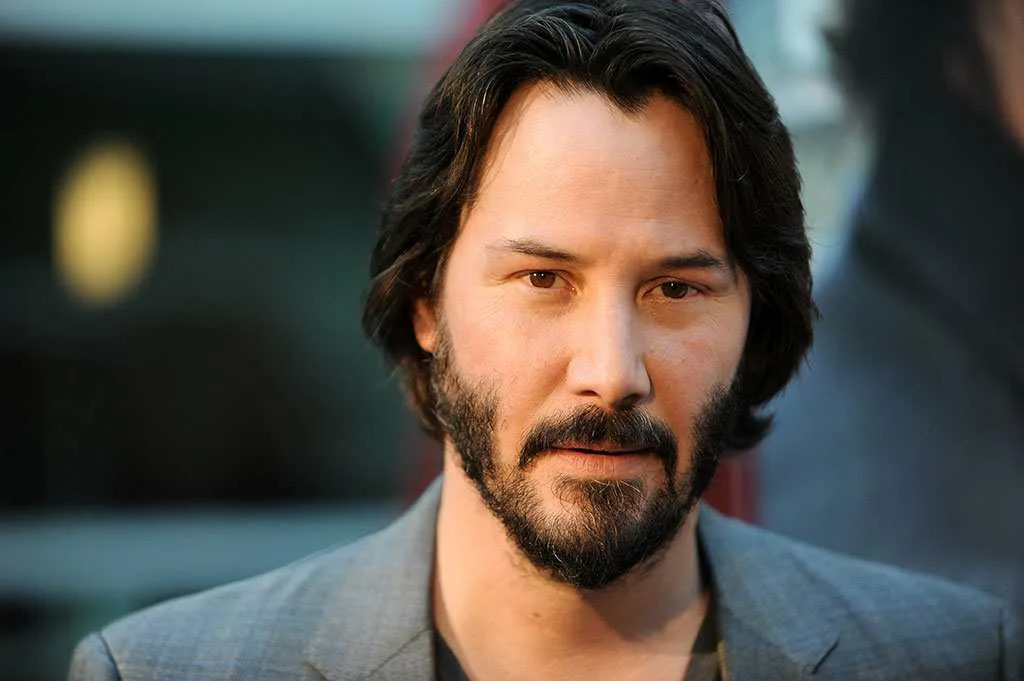
#> input picture face-blur-lab/images/actor.jpg, 1024 x 681 px, found by its file name; the run also reads 1 picture not shown here
$ python main.py
#> lines starting #> are read from the running program, lines starting #| are printed output that depends on the picture; after the words box and inside, x2 and y2 are one past the last pixel; in counts of white or black regions, pixels touching at a corner belong together
import cv2
import numpy as np
from PIL import Image

# ---------- Настройки ----------
INPUT_IMAGE = "images/actor.jpg"
SUNGLASSES_PNG = "images/sunglasses.png"
OUTPUT_NO_GLASSES = "images/result_blur_no_glasses.jpg"
OUTPUT_WITH_GLASSES = "images/result_blur_with_glasses.jpg"

# Параметры овала относительно прямоугольника лица
ELLIPSE_SCALE_X = 1.05
ELLIPSE_SCALE_Y = 1.20
ELLIPSE_SHIFT_Y = 0.05

# Параметры кружков глаз
EYE_RADIUS_FACTOR = 0.25

# Размытие
BLUR_KSIZE = (55, 55)
BLUR_SIGMA = 0

def load_cascade(name):
    path = cv2.data.haarcascades + name
    cascade = cv2.CascadeClassifier(path)
    if cascade.empty():
        raise RuntimeError(f"Не найден каскад {name} по пути {path}")
    return cascade

face_cascade = load_cascade("haarcascade_frontalface_default.xml")
eye_cascade  = load_cascade("haarcascade_eye.xml")

def overlay_transparent(bg_bgr, overlay_rgba, x, y, overlay_w=None, overlay_h=None):
    img = Image.fromarray(cv2.cvtColor(bg_bgr, cv2.COLOR_BGR2RGB)).convert("RGBA")
    ov = Image.fromarray(overlay_rgba, "RGBA")
    if overlay_w is not None and overlay_h is not None:
        ov = ov.resize((overlay_w, overlay_h), resample=Image.Resampling.LANCZOS)
    img.paste(ov, (x, y), ov)
    return cv2.cvtColor(np.array(img), cv2.COLOR_RGBA2BGR)

def blur_face_except_eyes(img_bgr, face_rect, eyes_in_face):
    (fx, fy, fw, fh) = face_rect
    h, w = img_bgr.shape[:2]

    # Маска овала лица
    mask = np.zeros((h, w), dtype=np.uint8)
    center = (int(fx + fw/2), int(fy + fh*(0.5 + ELLIPSE_SHIFT_Y)))
    axes   = (int(fw*ELLIPSE_SCALE_X/2), int(fh*ELLIPSE_SCALE_Y/2))
    cv2.ellipse(mask, center, axes, 0, 0, 360, 255, -1)

    # Маска глаз
    eyes_mask = np.zeros((h, w), dtype=np.uint8)
    for (ex, ey, ew, eh) in eyes_in_face:
        cx = fx + ex + ew//2
        cy = fy + ey + eh//2
        r  = int(max(ew, eh) * EYE_RADIUS_FACTOR)
        cv2.circle(eyes_mask, (cx, cy), r, 255, -1)

    blur_mask = cv2.bitwise_and(mask, cv2.bitwise_not(eyes_mask))
    blurred = cv2.GaussianBlur(img_bgr, BLUR_KSIZE, BLUR_SIGMA)
    blur_mask_3 = cv2.merge([blur_mask, blur_mask, blur_mask])
    out = np.where(blur_mask_3==255, blurred, img_bgr)
    return out

def draw_debug_shapes(img_bgr, face_rect, eyes_in_face):
    (fx, fy, fw, fh) = face_rect
    center = (int(fx + fw/2), int(fy + fh*(0.5 + ELLIPSE_SHIFT_Y)))
    axes   = (int(fw*ELLIPSE_SCALE_X/2), int(fh*ELLIPSE_SCALE_Y/2))
    cv2.ellipse(img_bgr, center, axes, 0, 0, 360, (0, 255, 255), 2)  # овал
    for (ex, ey, ew, eh) in eyes_in_face:
        cx = fx + ex + ew//2
        cy = fy + ey + eh//2
        r  = int(max(ew, eh) * EYE_RADIUS_FACTOR)
        cv2.circle(img_bgr, (cx, cy), r, (0, 128, 255), 2)           # глаза

def place_sunglasses(img_bgr, face_rect, eyes_in_face, sunglasses_path):
    """Накладывает очки, масштабируя по расстоянию между глазами (min 2 глаза)."""
    if len(eyes_in_face) < 2:
        return img_bgr

    (fx, fy, fw, fh) = face_rect
    eyes_sorted = sorted(eyes_in_face, key=lambda e: e[0])
    left_eye  = eyes_sorted[0]
    right_eye = eyes_sorted[-1]

    lx = fx + left_eye[0] + left_eye[2]//2
    ly = fy + left_eye[1] + left_eye[3]//2
    rx = fx + right_eye[0] + right_eye[2]//2
    ry = fy + right_eye[1] + right_eye[3]//2

    eye_dist = np.hypot(rx - lx, ry - ly)
    glasses_w = int(eye_dist * 2.2)

    sg = cv2.imread(sunglasses_path, cv2.IMREAD_UNCHANGED)
    if sg is None:
        print("Не удалось загрузить sunglasses.png")
        return img_bgr
    gh, gw = sg.shape[:2]
    if sg.shape[2] == 3:
        sg = cv2.cvtColor(sg, cv2.COLOR_BGR2BGRA)
    aspect = gh / gw
    glasses_h = int(glasses_w * aspect)

    cx = int((lx + rx) / 2)
    cy = int((ly + ry) / 2) - int(0.15 * glasses_h)
    x = cx - glasses_w // 2
    y = cy - glasses_h // 2

    out = overlay_transparent(img_bgr, sg, x, y, overlay_w=glasses_w, overlay_h=glasses_h)
    return out

def main():
    img = cv2.imread(INPUT_IMAGE)
#> img is the input picture: shape (681, 1024, 3); mean B, G, R 70.2, 76.7, 79.5
    if img is None:
        raise FileNotFoundError(f"Не найдено изображение {INPUT_IMAGE}. Положи фото актёра в папку images/ под именем actor.jpg")

    gray = cv2.cvtColor(img, cv2.COLOR_BGR2GRAY)
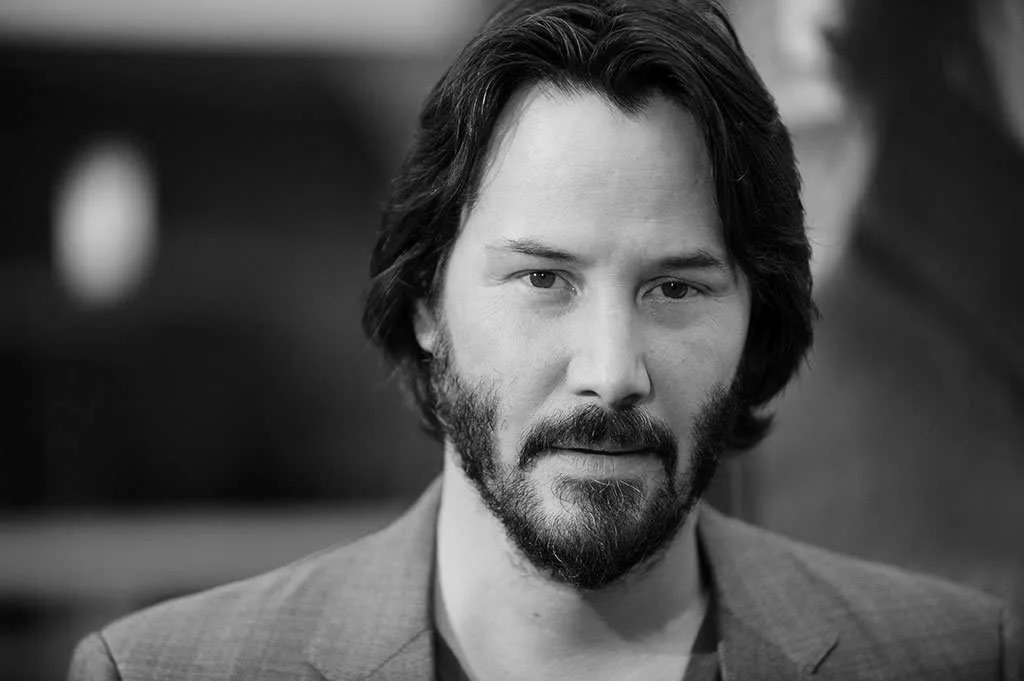
#> gray: shape (681, 1024); min 0, max 237, mean 76.8


    face_cascade = load_cascade("haarcascade_frontalface_default.xml")
    faces = face_cascade.detectMultiScale(gray, scaleFactor=1.1, minNeighbors=5, minSize=(120, 120))
#> faces = [[415, 137, 382, 382]]
    if len(faces) == 0:
        raise RuntimeError("Лицо не найдено. Возьми фронтальное фото без сильных наклонов/очков, большее разрешение.")

    faces_sorted = sorted(faces, key=lambda f: f[2]*f[3], reverse=True)
#> faces_sorted = [[415, 137, 382, 382]]
    (fx, fy, fw, fh) = faces_sorted[0]
#> fx = 415; fy = 137; fw = 382; fh = 382


    eye_cascade  = load_cascade("haarcascade_eye.xml")
    face_roi_gray = gray[fy:fy+fh, fx:fx+fw]
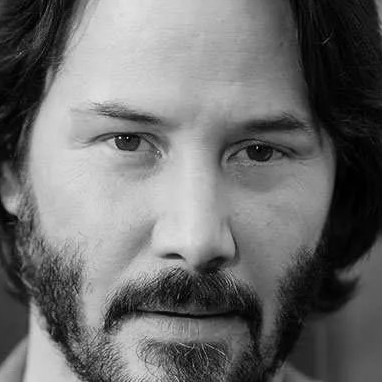
#> face_roi_gray: shape (382, 382); min 0, max 237, mean 109.2
    eyes = eye_cascade.detectMultiScale(face_roi_gray, scaleFactor=1.1, minNeighbors=5, minSize=(25, 25))
#> eyes = [[210, 115, 76, 76], [82, 93, 100, 100]]

    eyes_filtered = []
    for (ex, ey, ew, eh) in eyes:
        if ey + eh/2 < fh * 0.65:
            eyes_filtered.append((ex, ey, ew, eh))
#> this loop made 2 passes
#> after the loop, eyes_filtered = [(210, 115, 76, 76), (82, 93, 100, 100)]

    debug_img = img.copy()
    draw_debug_shapes(debug_img, (fx, fy, fw, fh), eyes_filtered)
#> in draw_debug_shapes, `(fx, fy, fw, fh) = face_rect`: fx = 415; fy = 137; fw = 382
#> in draw_debug_shapes, `center = (int(fx + fw/2), int(fy + fh*(0.5 + ELLIPSE_SHIFT_Y)))`: center = (606, 347)
#> in draw_debug_shapes, `axes   = (int(fw*ELLIPSE_SCALE_X/2), int(fh*ELLIPSE_SCALE_Y/2))`: axes = (200, 229)
#> the loop in draw_debug_shapes, `for (ex, ey, ew, eh) in eyes_in_face:` made 2 passes
#> (ex, ey, ew, eh, cx, cy, r) on passes 1 to 2: (210, 115, 76, 76, 663, 290, 19), (82, 93, 100, 100, 547, 280, 25)
#> after the loop in draw_debug_shapes, `for (ex, ey, ew, eh) in eyes_in_face:`:
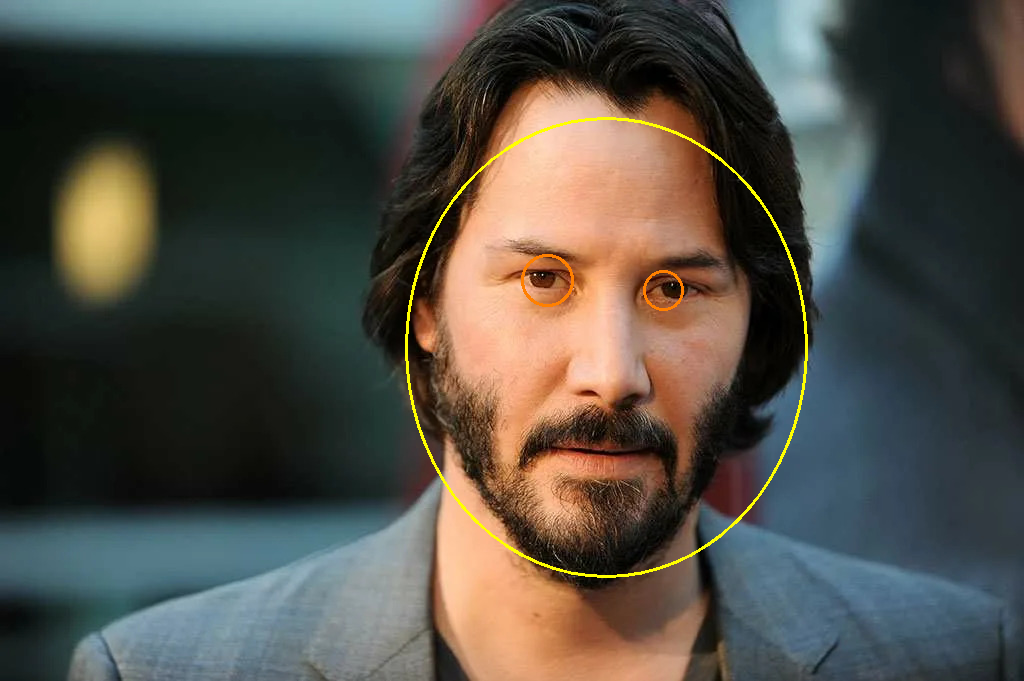
#> img_bgr: shape (681, 1024, 3); mean B, G, R 69.8, 77.8, 80.5
    cv2.imwrite("images/debug_shapes.jpg", debug_img)

    out_no_glasses = blur_face_except_eyes(img.copy(), (fx, fy, fw, fh), eyes_filtered)
#> in blur_face_except_eyes, `(fx, fy, fw, fh) = face_rect`: fx = 415; fy = 137; fw = 382
#> in blur_face_except_eyes, `center = (int(fx + fw/2), int(fy + fh*(0.5 + ELLIPSE_SHIFT_Y)))`: center = (606, 347)
#> in blur_face_except_eyes, `axes   = (int(fw*ELLIPSE_SCALE_X/2), int(fh*ELLIPSE_SCALE_Y/2))`: axes = (200, 229)
#> in blur_face_except_eyes, `cv2.ellipse(mask, center, axes, 0, 0, 360, 255, -1)`:
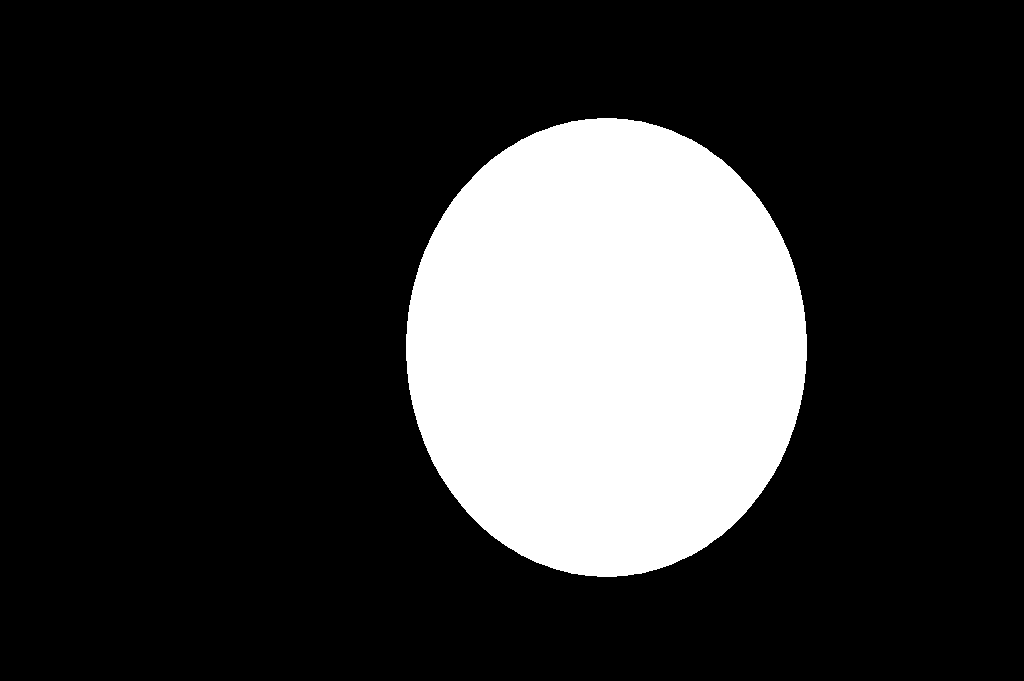
#> mask: shape (681, 1024); 20.7% white; 1 white region, box (x1, y1, x2, y2) and area: (406, 118, 807, 577) 144361
#> the loop in blur_face_except_eyes, `for (ex, ey, ew, eh) in eyes_in_face:` made 2 passes
#> after the loop in blur_face_except_eyes, `for (ex, ey, ew, eh) in eyes_in_face:`:
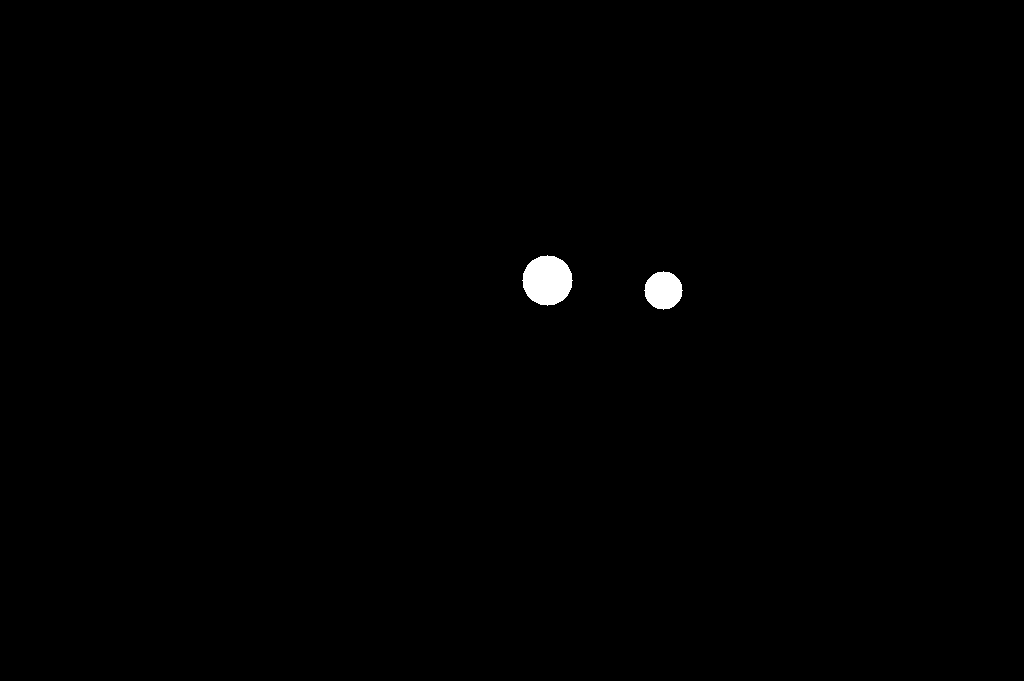
#> eyes_mask: shape (681, 1024); 0.44% white; 2 white regions, box (x1, y1, x2, y2) and area: (522, 255, 573, 306) 1961, (644, 271, 683, 310) 1129
#> in blur_face_except_eyes, `blur_mask = cv2.bitwise_and(mask, cv2.bitwise_not(eyes_mask))`: blur_mask: shape (681, 1024); 20.3% white; 1 white region, box (x1, y1, x2, y2) and area: (406, 118, 807, 577) 141271
    cv2.imwrite(OUTPUT_NO_GLASSES, out_no_glasses)

    out_with_glasses = place_sunglasses(out_no_glasses.copy(), (fx, fy, fw, fh), eyes_filtered, SUNGLASSES_PNG)
#> in place_sunglasses, `(fx, fy, fw, fh) = face_rect`: fx = 415; fy = 137; fw = 382
#> in place_sunglasses, `eyes_sorted = sorted(eyes_in_face, key=lambda e: e[0])`: eyes_sorted = [(82, 93, 100, 100), (210, 115, 76, 76)]
#> in place_sunglasses, `left_eye  = eyes_sorted[0]`: left_eye = (82, 93, 100, 100)
#> in place_sunglasses, `right_eye = eyes_sorted[-1]`: right_eye = (210, 115, 76, 76)
#> in place_sunglasses, `lx = fx + left_eye[0] + left_eye[2]//2`: lx = 547
#> in place_sunglasses, `ly = fy + left_eye[1] + left_eye[3]//2`: ly = 280
#> in place_sunglasses, `rx = fx + right_eye[0] + right_eye[2]//2`: rx = 663
#> in place_sunglasses, `ry = fy + right_eye[1] + right_eye[3]//2`: ry = 290
#> in place_sunglasses, `eye_dist = np.hypot(rx - lx, ry - ly)`: eye_dist = 116.4
#> in place_sunglasses, `glasses_w = int(eye_dist * 2.2)`: glasses_w = 256
#> in place_sunglasses, `glasses_h = int(glasses_w * aspect)`: glasses_h = 84
#> in place_sunglasses, `cx = int((lx + rx) / 2)`: cx = 605
#> in place_sunglasses, `cy = int((ly + ry) / 2) - int(0.15 * glasses_h)`: cy = 273
#> in place_sunglasses, `x = cx - glasses_w // 2`: x = 477
#> in place_sunglasses, `y = cy - glasses_h // 2`: y = 231
#> in overlay_transparent, `ov = ov.resize((overlay_w, overlay_h), resample=Image.Resampling.LANCZ..`:
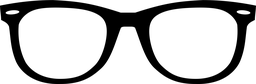
#> ov: PIL image 256x84 RGBA; mean R, G, B, A 0, 0, 0, 64; transparent parts drawn white
#> in overlay_transparent, `return cv2.cvtColor(np.array(img), cv2.COLOR_RGBA2BGR)`:
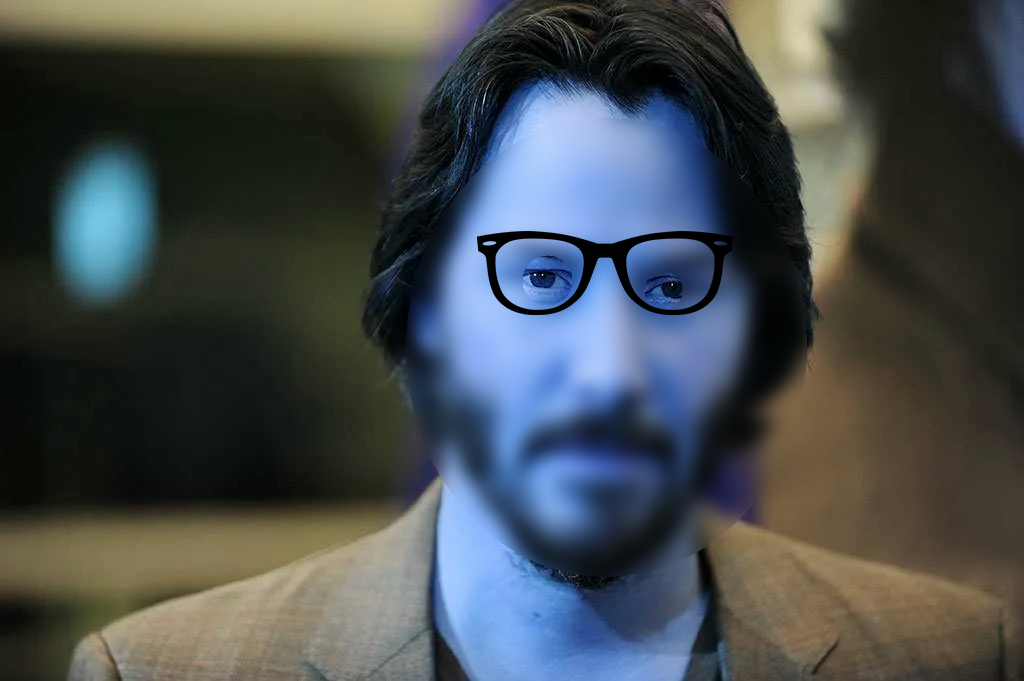
#> returned value: shape (681, 1024, 3); mean R, G, B 69.4, 75.7, 77.9
    cv2.imwrite(OUTPUT_WITH_GLASSES, out_with_glasses)

    print("Готово! Смотри файлы в папке images/:")
    print(" - debug_shapes.jpg (овал+кружки)")
    print(f" - {OUTPUT_NO_GLASSES}")
    print(f" - {OUTPUT_WITH_GLASSES}")

if __name__ == "__main__":
    main()
